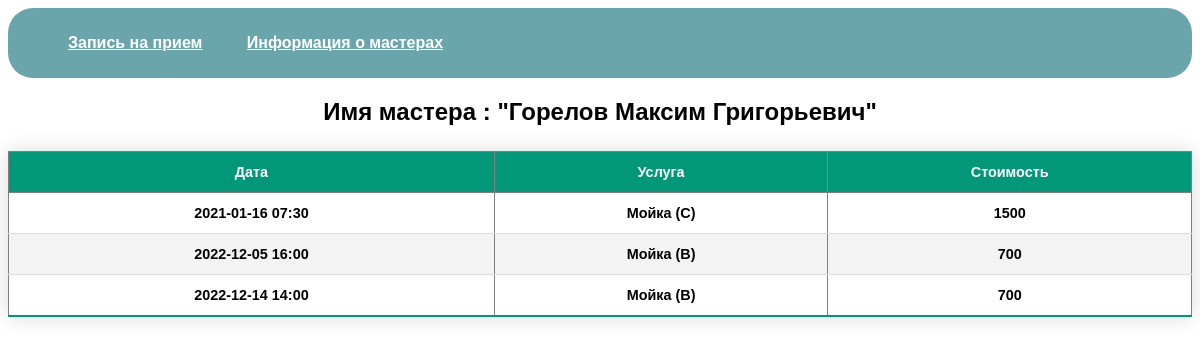
The app's page /completed_work.php?id=5 with its own data.
### tables this page shows
CREATE TABLE workers
(
    id                INTEGER PRIMARY KEY AUTOINCREMENT,
    first_n           TEXT    NOT NULL,
    second_n          TEXT    NOT NULL,
    middle_n          TEXT    NOT NULL,
    status            TEXT    NOT NULL CHECK (status = "working" OR status = "fired" ),
    percent           REAL    NOT NULL CHECK ( percent BETWEEN 0 AND 100),
    specialization_id INTEGER NOT NULL,
    FOREIGN KEY (specialization_id) REFERENCES specializations (id)
);

### public/config/connect.php (called while the page is built, shortened)
<?php
function getData($pdo, $query)
{
    $statement = $pdo->query($query);
    $data = $statement->fetchAll();
    return $data;
}

### public/completed_work.php (the view, shortened to what this page needs)
<!DOCTYPE html>
<html lang="en">
<head>
    <link rel="stylesheet" href="./styles.css">
</head>
<body>
    <div class="nav_bar">
        <nav>
            <ul>
                <li>
                    <a href="./appointments.php">Запись на прием</a>
                </li>
                <li>
                    <a href="./index.php">Информация о мастерах</a>
                </li>
            </ul>
        </nav>
    </div>
    <?php
    require_once "./config/connect.php";
    $query = "SELECT * FROM workers WHERE id == {$_GET['id']};";
    $name = getData(pdo: $pdo, query: $query);
    ?>
    <h2 style="text-align:center;">Имя мастера :
        "<?= $name[0]['second_n'], " ", $name[0]['first_n'], " ", $name[0]['middle_n'] ?>"</h2>
    <?php
    $query = "SELECT day,name_service,price,work_status FROM registrations
                  INNER JOIN services s on registrations.service_id = s.id WHERE worker_id == {$_GET['id']};";
    $data = getData(pdo: $pdo, query: $query);
    ?>
    <table border="1" cellpadding="10" class="table">
        <thead>
            <th>Дата</th>
            <th>Услуга</th>
            <th>Стоимость</th>
        </thead>
        <?php foreach ($data as $d) { ?>
            <tr>
                <th><?= $d['day'] ?></th>
                <th><?= $d['name_service'] ?></th>
                <th><?= $d['price'] ?></th>
            </tr>
        <?php } ?>
    </table>
</body>
</html>

### public/styles.css (style rules this page uses)
.table { border-collapse: collapse; margin: 25px 0; font-size: 0.9em; font-family: sans-serif; min-width: 400px; box-shadow: 0 0 20px rgba(0, 0, 0, 0.15); }
.table th, .table td { padding: 12px 15px; }
.table tbody tr { border-bottom: 1px solid #dddddd; }
.table tbody tr:nth-of-type(even) { background-color: #f3f3f3; }
.table tbody tr:last-of-type { border-bottom: 2px solid #009879; }
a { color: #6d916c; }
body { font-family: sans-serif; }
h1, h2 { text-align: center; }
table { width: 100%; }
.nav_bar { height: 100%; width: 100%; background-color: #69a5aa; border-radius: 25px; }
nav { display: flex; justify-content: space-between; }
nav ul li { list-style-type: none; display: inline-block; padding: 10px 20px; }
nav ul li a { color: white; font-weight: bold; }

### records on screen
workers: second_n "Горелов", first_n "Максим", middle_n "Григорьевич"

### other values on screen
$d['day'] "2021-01-16 07:30"
$d['name_service'] "Мойка (C)"
$d['price'] "1500"
$d['day'] "2022-12-05 16:00"
$d['name_service'] "Мойка (B)"
$d['price'] "700"
$d['day'] "2022-12-14 14:00"
